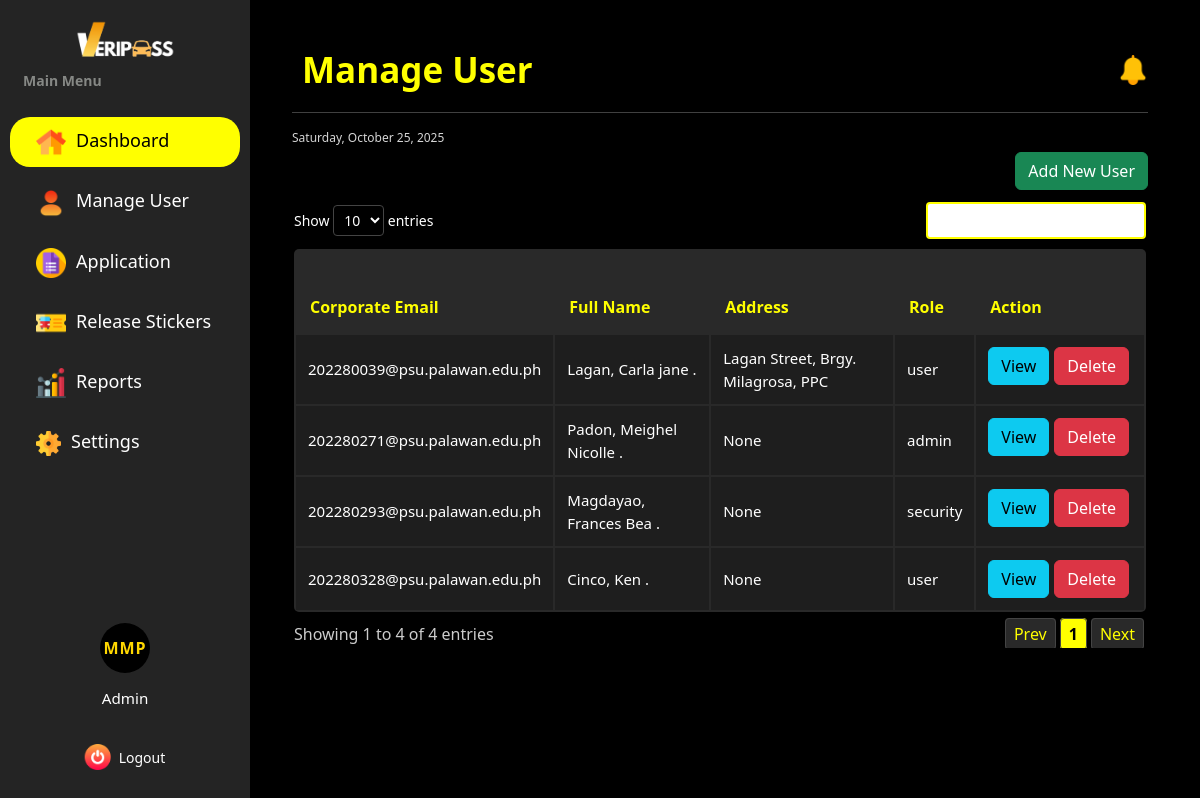
The app's page /dashboard/admin/manage_users/ (signed in), older data.
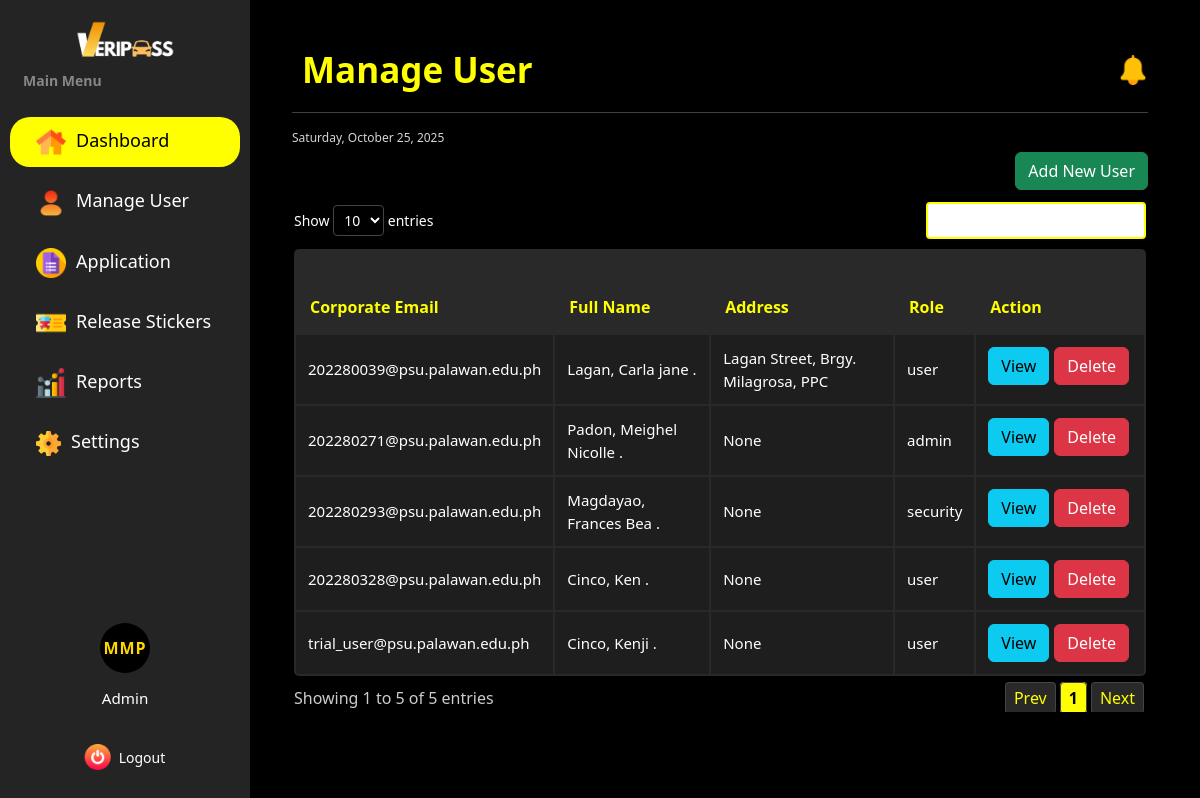
The same page, newer data.
### vehicle_pass/models.py (models this page shows, shortened)
class BaseModel(models.Model):
    created_at = models.DateTimeField(auto_now_add=True, db_index=True)
    updated_at = models.DateTimeField(auto_now=True)
    class Meta:
        abstract = True

class UserProfile(BaseModel):
    ROLE_CHOICES = [('user', 'User'),
        ('security', 'Security'),
        ('admin', 'Admin')
        ]
    SCHOOL_ROLE_CHOICES = [('student', 'Student'),
                           ('faculty & staff', 'Faculty and Staff'),
                           ('university official', 'University Official')
    ]
    COLLEGE_CHOICES = [('CAD', 'College of Architecture and Design'),
                       ('CAH', 'College of Arts and Humanities'),
                       ('CBA', 'College of Business and Accountancy'),
                       ('CCJE', 'College of Criminal Justice and Education'),
                       ('CoE', 'College of Engineering'),
                       ('CHTM', 'College of Hospitality Management and Tourism'),
                       ('CNHS', 'College of Nursing and Health Sciences'),
                       ('CS', 'College of Sciences'),
                       ('CTE', 'College of Teacher Education'),
    ]
    YEAR_LEVEL_CHOICES = [('first year', 'First Year'),
                          ('second year', 'Second Year'),
                          ('third year', 'Third Year'),
                          ('fourth year', 'Fourth year'),
                          ('fifth year', 'Fifth Year')
    ]
    OFFICE_CHOICES = [
        ('university president', 'University President'),
        ('university president coa', 'University President COA'),
        ('office of the university secretary', 'Office of the University Secretary'),
        ('legal office', 'Legal Office (Data Privacy Office)'),
        ('planning and development office', 'Planning and Development Office'),
        ('office of the internal audit services', 'Office of the Internal Audit Services (QMS)'),
        ('public information office', 'Public Information Office'),
        ('alumni affairs office', 'Alumni Affairs Office'),
        ('academic council', 'Academic Council'),
        ('administrative council', 'Administrative Council'),
        ('research and extension council', 'Research and Extension Council'),
        ('management committee', 'Management Committee'),
        ('university ethics committee', 'University Ethics Committee'),
        ('gender and development office', 'Gender and Development Office'),
        ('international affairs and linkages office', 'International Affairs and Linkages Office'),
        ('office of the vice president for finance and administration', 'Office of the Vice President for Finance and Administration'),
        ('bids and awards committee', 'Bids and Awards Committee'),
        ('administrative management office', 'Administrative Management Office'),
        ('records archives management office', 'Records Archives Management Office'),
        ('human resource management office', 'Human Resource Management Office'),
        ('faculty and staff development unit', 'Faculty and Staff Development Unit'),
        ('health services office', 'Health Services Office'),
        ('management information system information office', 'Management Information System Information Office'),
        ('security office', 'Security Office'),
        ('supply and property management office', 'Supply and Property Management Office'),
        ('disaster risk reduction and management office', 'Disaster Risk Reduction and Management Office'),
        ('project management office', 'Project Management Office'),
        ('general services office', 'General Services Office'),
        ('utility and environmental management office', 'Utility and Environmental Management Office'),
        ('motorpool office', 'Motorpool Office'),
        ('finance management service offices (cfo)', 'Finance Management Service Offices (CFO)'),
        ('accounting office', 'Accounting Office'),
        ('processing unit', 'Processing Unit'),
        ('student accounts & assessment', 'Student Accounts & Assessment'),
        ('financial reporting', 'Financial Reporting'),
        ('budget office', 'Budget Office'),
        ('production services/income generating projects office', 'Production Services/Income Generating Projects Office'),
        ('production', 'Production'),
        ('sifma', 'SIFMA'),
        ('university bookstore', 'University Bookstore'),
        ('auxiliary services - canteen', 'Auxiliary Services - Canteen'),
        ('auxiliary services - hostel', 'Auxiliary Services - Hostel'),
        ('auxiliary services - dormitory', 'Auxiliary Services - Dormitory'),
        ('university printing press', 'University Printing Press'),
        ('procurement office', 'Procurement Office'),
        ('cashiers office', 'Cashier’s Office'),
        ('office of the vice president for research, development and extension', 'Office of the Vice President for Research, Development and Extension'),
        ('university research office', 'University Research Office'),
        ('university extension service office', 'University Extension Service Office'),
        ('intellectual property and technology transfer office', 'Intellectual Property and Technology Transfer Office'),
        ('palawan studies center', 'Palawan Studies Center'),
        ('center for strategy policy and governance', 'Center for Strategy Policy and Governance'),
        ('panrehiyong iv-b sentro ng wikang pilipino', 'Panrehiyong IV-B Sentro ng Wikang Pilipino'),
        ('marine science research center', 'Marine Science Research Center'),
        ('palawan international technology business incubator & startup hub office', 'Palawan International Technology Business Incubator & Startup Hub Office'),
        ('office of the vice president for academic affairs', 'Office of the Vice President for Academic Affairs'),
        ('office of the eteeap', 'Office of the ETEEAP'),
        ('office of the university registrar', 'Office of the University Registrar'),
        ('university quality assurance center', 'University Quality Assurance Center'),
        ('office of the university sports', 'Office of the University Sports'),
        ('office of the curriculum & instructional materials development', 'Office of the Curriculum & Instructional Materials Development'),
        ('office of the student affairs and services', 'Office of the Student Affairs and Services'),
        ('social and cultural affairs (psu band, psu dance troupe, psu singers)', 'Social and Cultural Affairs (PSU Band, PSU Dance Troupe, PSU Singers)'),
        ('office of the university library', 'Office of the University Library'),
        ('psu museum', 'PSU Museum'),
    ]
    WORKPLACE_CHOICES = OFFICE_CHOICES + COLLEGE_CHOICES
    corporate_email = models.EmailField(max_length=50, unique=True)
    password = models.CharField(max_length=128)
    contact = models.CharField(max_length=14)
    lastname = models.CharField(max_length=25)
    firstname = models.CharField(max_length=50)
    middlename = models.CharField(max_length=25, blank=True, null=True)
    suffix = models.CharField(max_length=5, blank=True, null=True)
    address = models.CharField(max_length=100, blank=True, null=True)
    dl_number = models.CharField(max_length=25)
    college = models.CharField(max_length=100, choices=COLLEGE_CHOICES ,blank=True, null=True)
    program = models.CharField(max_length=100, blank=True, null=True)
    year_level = models.CharField(max_length=40, choices=YEAR_LEVEL_CHOICES, blank=True, null=True)
    father_name = models.CharField(max_length=100, blank=True, null=True)
    father_contact = models.CharField(max_length=14, blank=True, null=True)
    father_address = models.CharField(max_length=150, blank=True, null=True)
    mother_name = models.CharField(max_length=100, blank=True, null=True)
    mother_contact =models.CharField(max_length=14, blank=True, null=True)
    mother_address = models.CharField(max_length=150, blank=True, null=True)
    guardian_name = models.CharField(max_length=100, blank=True, null=True)
    guardian_contact = models.CharField(max_length=14, blank=True, null=True)
    guardian_address = models.CharField(max_length=150, blank=True, null=True)
    position = models.CharField(max_length=50, blank=True, null=True)
    workplace = models.CharField(max_length=150, choices=WORKPLACE_CHOICES, blank=True, null=True)
    role = models.CharField(max_length=20, choices=ROLE_CHOICES, default='user', null=True)
    school_role = models.CharField(max_length=20, choices=SCHOOL_ROLE_CHOICES, null=True, blank=True)

### vehicle_pass/views.py (the view)
# urls.py: path("dashboard/admin/manage_users/", AdminViewUser.as_view(), name="admin_manage_user"),
class AdminViewUser(CustomLoginRequiredMixin, ListView):
    model = UserProfile
    context_object_name = "users"
    template_name = 'Admin/Admin_Manage_User.html'
    paginate_by = 20

### vehicle_pass/authentication.py (called while the page is built)
    def dispatch(self, request, *args, **kwargs):
        if not request.session.get("user_id"): #overrides the django dispatch
            return redirect("login")  #redirect to login if no active on session
        return super().dispatch(request, *args, **kwargs)

### vehicle_pass/context_processors.py (called while the page is built)
def admin_user_context(request):
    profile = None
    user_id = request.session.get('user_id')
    if user_id:
        profile = UserProfile.objects.filter(id=user_id).first()
    return {'profile': profile}

def default_user_context(request):
    profile = None
    user_id = request.session.get('user_id')
    if user_id:
        profile = UserProfile.objects.filter(id=user_id).first()
    return {'profile': profile}

def security_user_context(request):
    profile = None
    user_id = request.session.get('user_id')
    if user_id:
        profile = UserProfile.objects.filter(id=user_id).first()
    return {'profile': profile}

### templates/Admin/Admin_Manage_User.html (shortened to what this page needs)
{% extends "includes/admin_sidebar.html" %}
{% load static %}
{% block extra_css %}
<link rel="stylesheet" href="{% static 'css/admin-dashboard-style.css' %}">
<link rel="stylesheet" href="{% static 'css/sidebar.css' %}">
<link rel="stylesheet"href="https://cdn.datatables.net/responsive/2.4.1/css/responsive.dataTables.min.css">
{% endblock %}
{% block content %}
<div class="dashboard-wrapper d-flex">
    <div class="main-content flex-grow-1 ms-uto">
        <div class="container-fluid py-1">
            <div class="d-flex justify-content-between align-items-center">
                <h2 class="title mb-3 mb-md-0">Manage User</h2>
                <div class="d-flex align-items-center gap-3">
                    <a href="Announcements.html" class="text-decoration-none position-relative">
                        <img src="{% static 'images/notification.png' %}" alt="Notifications" width="30" height="30">
                    </a>
                </div>
            </div>
            <hr>
            <small><span id="date"></span></small>
            <div class="filter-container d-flex justify-content-end">
                <a href="{% url 'admin_create_user' %}" class="btn btn-success">Add New User</a>
            </div>
            <section class="table-container">
                <table id="myTable" class="users-table">
                    <thead>
                        <tr>
                            <th>Corporate Email</th>
                            <th>Full Name</th>
                            <th>Address</th>
                            <th>Role</th>
                            <th>Action</th>
                        </tr>
                    </thead>
                    <tbody>
                    {% for user in users %}
                        <tr>
                            <td>{{ user.corporate_email }}</td>
                            <td>{{ user.lastname }}, {{ user.firstname }} {{ user.middle_name|slice:":1" }}.</td>
                            <td>{{ user.address }}</td>
                            <td>{{ user.role }}</td>
                            <td>
                                <a href="{% url 'admin_view_specific_user' user.pk %}" class="btn btn-info">View</a>
                                <button class="btn btn-danger">Delete</button>
                            </td>
                        </tr>
                        {% empty %}
                        <tr>
                        <td colspan="5" style="text-align: center">
                            <p class="text-sm font-weight-bold mb-0">No Records Found</p>
                        </td>
                        </tr>
                        {% endfor %}
                    </tbody>
                </table>
            </section>
        </div>
    </div>
</div>
{% endblock %}

Row changes from the older to the newer data that the page shows:
added UserProfile: corporate_email "trial_user@psu.palawan.edu.ph", lastname "Cinco", firstname "Kenji", address "None", role "user"
Text that changed along with them:
text written by a page script: "Show entries Showing 1 to 4 of 4 entries Prev 1 Next" → "Show entries Showing 1 to 5 of 5 entries Prev 1 Next"
